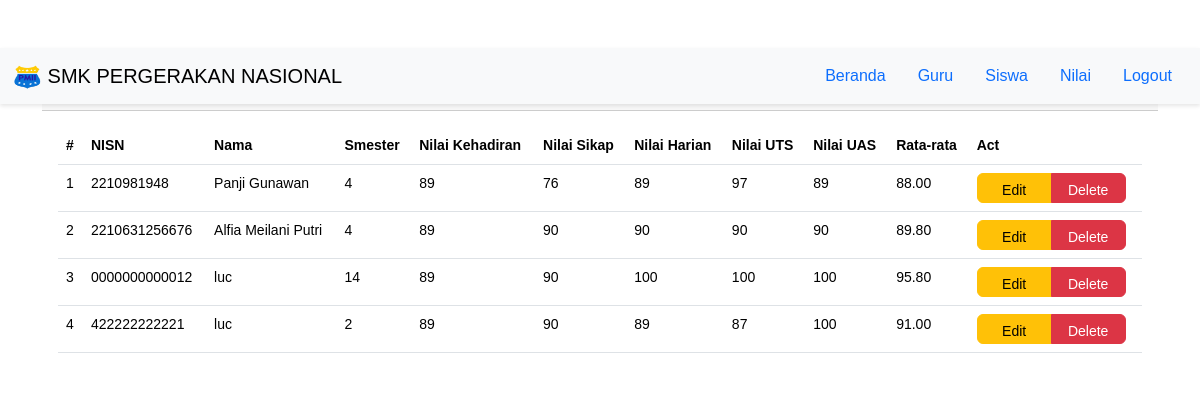
The app's page /nilai/index.php with its own data.
### tables this page shows
CREATE TABLE `nilai` (
  `id` int(3) NOT NULL,
  `nisn_siswa` varchar(25) NOT NULL,
  `nama_siswa` varchar(50) NOT NULL,
  `smester` int(4) NOT NULL,
  `absensi` int(4) NOT NULL,
  `sikap` int(4) NOT NULL,
  `harian` int(4) NOT NULL,
  `uts` int(4) NOT NULL,
  `uas` int(4) NOT NULL
);

### nilai/index.php (the view, shortened to what this page needs)
<!DOCTYPE html>
<html lang="en">
<head>
    <link rel="stylesheet" href="https://cdn.jsdelivr.net/npm/bootstrap@5.3.3/dist/css/bootstrap.min.css">
    <link rel="stylesheet" href="style.css">
</head>
<body>
    <nav class="navbar bg-body-tertiary">
        <div class="container-fluid">
            <a class="navbar-brand" href="#">
                <img src="../guru/images/logopmii.png" alt="Logo" width="30" height="24" class="d-inline-block align-text-top">
                SMK PERGERAKAN NASIONAL
            </a>
            <ul class="nav justify-content-end">
                <li class="nav-item">
                    <a class="nav-link active" aria-current="page" href="../dashboard/">Beranda</a>
                </li>
                <li class="nav-item">
                    <a class="nav-link" href="../guru/">Guru</a>
                </li>
                <li class="nav-item">
                    <a class="nav-link" href="../siswa/">Siswa</a>
                </li>
                <li class="nav-item">
                    <a class="nav-link" href="#">Nilai</a>
                </li>
                <li class="nav-item">
                    <a class="nav-link" href="../index.html">Logout</a>
                </li>
            </ul>
        </div>
    </nav>
    <div class="container my-5">
        <div class="row">
            <div class="col-md-12">
                <div class="card border-0">
                    <div class="card-header">
                        <div class="d-flex justify-content-between">
                            <h2>Nilai Siswa</h2>
                            <a href="add.php" class="btn btn-primary">Tambah</a>
                        </div>
                    </div>
                    <div class="card-body">
                        <table class="table">
                            <thead>
                                <tr>
                                    <th>#</th>
                                    <th>NISN</th>
                                    <th>Nama</th>
                                    <th>Smester</th>
                                    <th>Nilai Kehadiran</th>
                                    <th>Nilai Sikap</th>
                                    <th>Nilai Harian</th>
                                    <th>Nilai UTS</th>
                                    <th>Nilai UAS</th>
                                    <th>Rata-rata</th>
                                    <th>Act</th>
                                </tr>
                            </thead>
                            <tbody>
                                <?php
                                include "koneksi.php";
                                $no = 1;
                                $query = mysqli_query($koneksi, "SELECT * FROM nilai");
                                foreach ($query as $data) {
                                    $average = ($data['absensi'] + $data['sikap'] + $data['harian'] + $data['uts'] + $data['uas']) / 5;
                                ?>
                                    <tr>
                                        <td><?= $no++ ?></td>
                                        <td><?= $data['nisn_siswa'] ?></td>
                                        <td><?= $data['nama_siswa'] ?></td>
                                        <td><?= $data['smester'] ?></td>
                                        <td><?= $data['absensi'] ?></td>
                                        <td><?= $data['sikap'] ?></td>
                                        <td><?= $data['harian'] ?></td>
                                        <td><?= $data['uts'] ?></td>
                                        <td><?= $data['uas'] ?></td>
                                        <td><?= number_format($average, 2) ?></td>
                                        <td>
                                            <div class="btn-group">
                                                <a href="edit.php?id=<?= $data['id'] ?>" class="btn btn-warning">Edit</a>
                                                <a href="delete.php?id=<?= $data['id'] ?>" class="btn btn-danger">Delete</a>
                                            </div>
                                        </td>
                                    </tr>
                                <?php
                                }
                                ?>
                            </tbody>
                        </table>
                    </div>
                </div>
            </div>
        </div>
    </div>
</body>
</html>

### Style.css (style rules this page uses)
body { font-family: Arial, sans-serif; margin: 0; padding: 0; }
.navbar { position: fixed; width: 100%; z-index: 1000; transition: background-color 0.3s ease; box-shadow: 0 2px 4px rgba(0, 0, 0, 0.1); }

### nilai/index.php (style rules this page uses)
.table { font-size: 14px; }
.btn { width: 75px; height: 30px; font-size: 14px; }

### records on screen
nilai: nisn_siswa "2210981948", nama_siswa "Panji Gunawan", smester "4", absensi "89", sikap "76", harian "89", uts "97", uas "89", average "88.00"
nilai: nisn_siswa "2210631256676", nama_siswa "Alfia Meilani Putri", smester "4", absensi "89", sikap "90", harian "90", uts "90", uas "90", average "89.80"
nilai: nisn_siswa "0000000000012", nama_siswa "luc", smester "14", absensi "89", sikap "90", harian "100", uts "100", uas "100", average "95.80"
nilai: nisn_siswa "422222222221", nama_siswa "luc", smester "2", absensi "89", sikap "90", harian "89", uts "87", uas "100", average "91.00"
